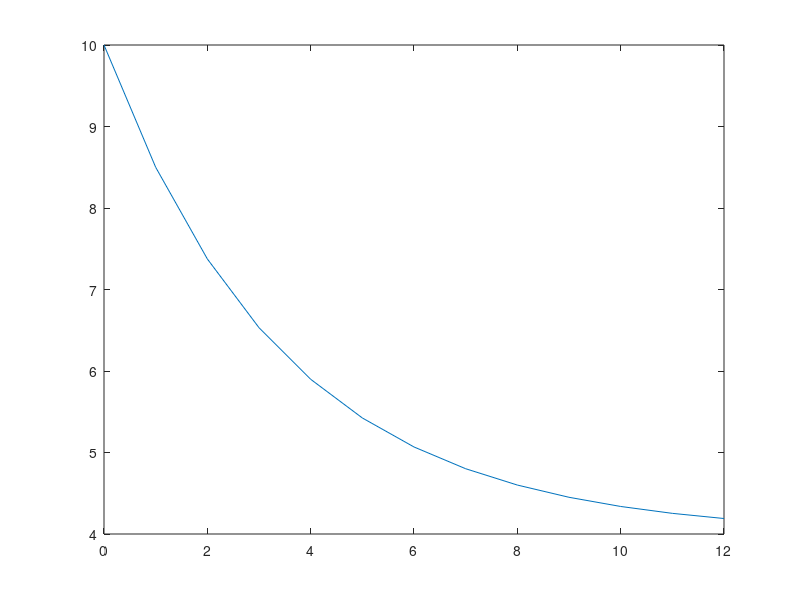

Reproduce this figure in MATLAB.
%EULMETH Numerical integration using Euler Method
%	File EULMETH.M
%	
%	Matlab script file to numerically integrate
%	a first order system for a specified time step
%	
%	Companion file for "Dynamic Modeling and Control of 
%	Engineering Systems", 2nd ed.
%

%	
%	Created: 7/6/95
%	Author:  J.F. Gardner
%	Copyright 1997 by J.F. Gardner
%
%	Set up the sample time, initial time and final times
%	
dt=1.0;
t(1)=0.0;
tf=12.0;
%
%	Set the initial condition
%
x(1)=10.0;
%
%	Loop through the times, numerically evaluating the integral
%
for i=2:tf/dt+1,
	
	xd=-1/4*x(i-1)+1;
	x(i)=x(i-1)+xd*dt;
	t(i)=t(i-1)+dt;
	er(i)=abs(x(i)-(6*exp(-t(i)/4)+4));

end;
%
%	Plot the results using MATLAB's plot command
%
plot(t,x);
